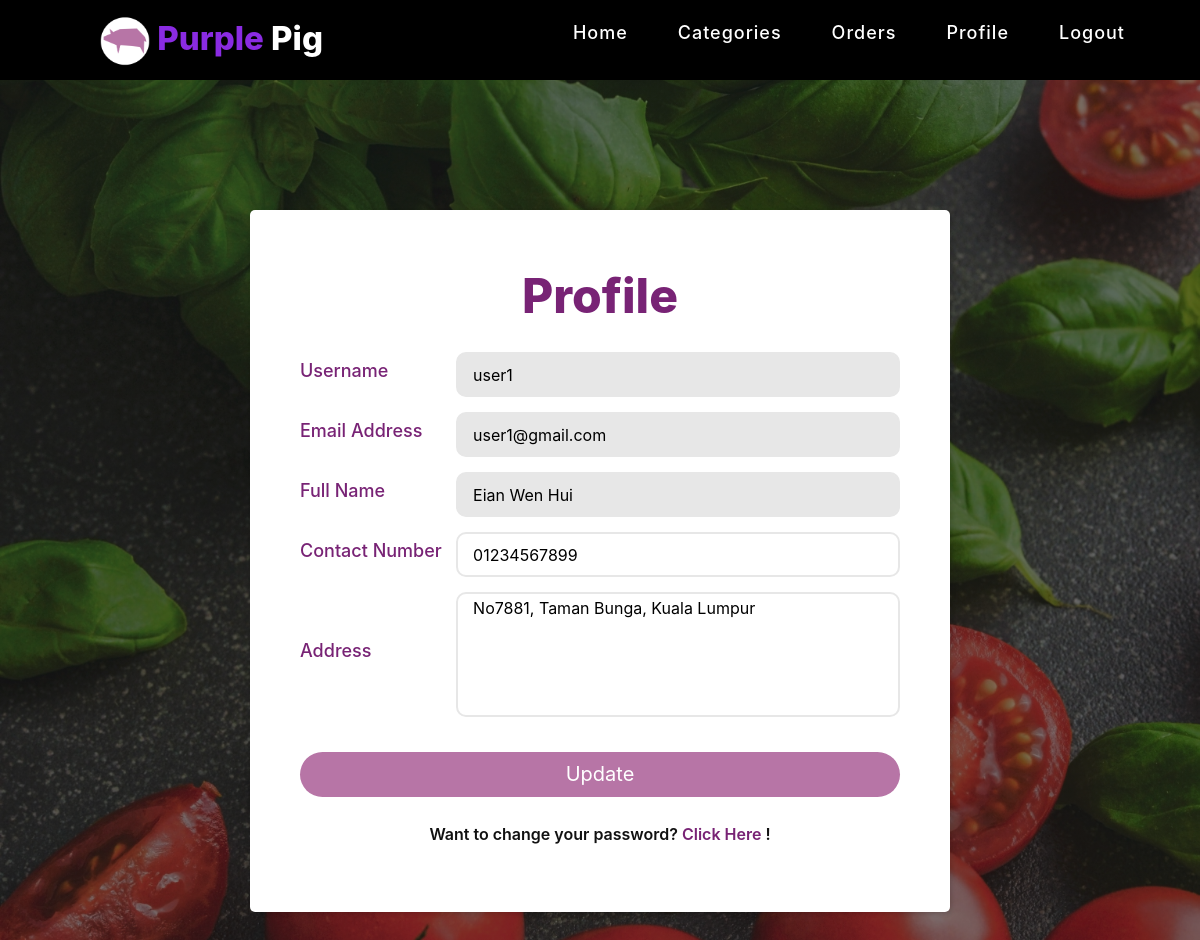
The app's page /profile.php (signed in) with its own data.
### tables this page shows
CREATE TABLE `users` (
  `user_id` int(255) NOT NULL,
  `fname` varchar(255) NOT NULL,
  `username` varchar(255) NOT NULL,
  `password` varchar(255) NOT NULL,
  `email` varchar(255) NOT NULL,
  `contact` varchar(255) NOT NULL,
  `address` text NOT NULL
);

### profile.php (the view, shortened to what this page needs)
<?php
if(empty($_SESSION['user_id']))
{
	header('location:login.php');
}
else
{
?>
<!DOCTYPE html>
<html lang="en">
<head>
    <link href="css/bootstrap.min.css" rel="stylesheet">
    <link href="css/font-awesome.min.css" rel="stylesheet">
    <link href="css/style.css" rel="stylesheet">
	</head>
<body>
	<?php include'nav.php' ?>
<section>
	<div class="wrapper">
    <p class="login-text" style="font-size: 3rem; font-weight: 800; color: #782375" align="center">Profile</p>
    <form action="" method="POST">
		<?php
		$qml ="select * from users where user_id='{$_SESSION['user_id']}'";
		$rest=mysqli_query($db, $qml);
		if(mysqli_num_rows($rest)>0){
			while($row = mysqli_fetch_assoc($rest)){
				?>
        <div class="inputfield">
          <label>Username</label>
          <input readonly type="text" class="input" name="username" value="<?php echo $row['username']; ?>" style="background-color:#E7E7E7;">
       </div>
	  <div class="inputfield">
          <label>Email Address</label>
          <input readonly type="text" class="input" name="email" placeholder="Enter your email address" value="<?php echo $row['email']; ?>" style="background-color:#E7E7E7;">
       </div>
       <div class="inputfield">
          <label>Full Name</label>
          <input readonly type="text" class="input" name="fname" placeholder="Enter your full name" value="<?php echo $row['fname']; ?>" style="background-color:#E7E7E7;">
       </div>
      <div class="inputfield">
          <label>Contact Number</label>
          <input type="text" class="input" name="contact" placeholder="Enter your contact number" value="<?php echo $row['contact']; ?>" required>
       </div>
      <div class="inputfield">
          <label>Address</label>
		  <textarea class="textarea" id="address" name="address" placeholder="Enter your address" required><?php echo $row['address']; ?></textarea>
       </div>
 <?php
			}
		}
		?>
		<div class="inputfield">
				<button name="submit" class="btn">Update</button>
			</div>
		<p class="change-pass-text">Want to change your password? <a href="change-pass.php">Click Here</a> !</p>
		</form>
	</div>
</section>
</body>
</html>
<?php
}
?>

### css/style.css (style rules this page uses)
body { background: rgba(252, 251, 249, 0.68); font-size: 16px; color: #4d4f56; font-weight: 400; overflow-x: hidden; }
a { color: #f30; }
.form-control-lg, .btn, .btn-group-lg>.btn, .btn-lg, .img-rounded { border-radius: 2px }
.btn { transition: all .4s; }

### profile.php (style rules this page uses)
body { background-image: linear-gradient(rgba(0,0,0,.5), rgba(0,0,0,.5)), url("images/login-bg.jpg"); background-position: center; background-size: cover; justify-content: center; align-items: center; }
section { padding: 5rem 10%; }
.wrapper { max-width: 700px; width: 100%; background: #fff; margin: 50px auto; box-shadow: 2px 2px 4px rgba(0,0,0,0.125); padding: 50px; border-radius: 5px; }
.wrapper .login-text { color: #111; font-weight: 500; font-size: 1.1rem; text-align: center; margin-bottom: 20px; display: block; text-transform: capitalize; }
.wrapper form { width: 100%; }
.wrapper form .inputfield { margin-bottom: 15px; display: flex; align-items: center; }
.wrapper form .inputfield label { width: 200px; color: #782375; margin-right: 10px; font-size: 18px; font-weight: 500; }
.wrapper form .inputfield .input, .wrapper form .inputfield .textarea { height: 45px; width: 100%; outline: none; border-radius: 10px; border: 2px solid #e7e7e7; padding-left: 15px; font-size: 1rem; border-bottom-width: 2px; transition: 0.3s; background: transparent; }
.wrapper form .inputfield .textarea { width: 100%; height: 125px; resize: none; }
.wrapper form .inputfield .btn { width: 100%; padding: 10px 20px; text-align: center; border: none; background: #B775A6; outline: none; border-radius: 30px; font-size: 20px; color: #FFF; cursor: pointer; transition: .3s; display: block; margin-top: 20px; }
.change-pass-text { color: #111; font-weight: 600; font-size: 1rem; text-align: center; margin-top: 25px; }
.change-pass-text a { text-decoration: none; color: #782375; }

### records on screen
users: username "user1", email "user1@gmail.com", fname "Eian Wen Hui", contact "01234567899", address "No7881, Taman Bunga, Kuala Lumpur"
